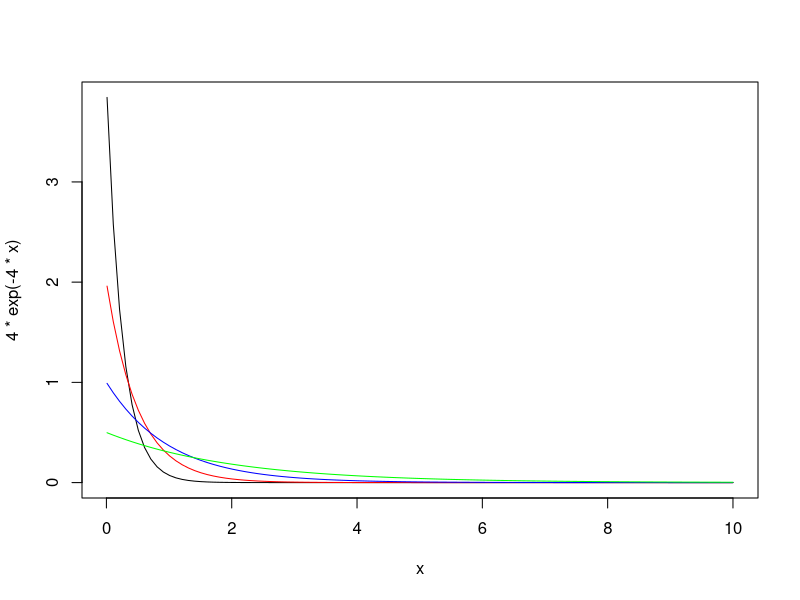

The R script that drew this image:
#Roger H Hayden III
#9/12/2021
#Statistical Methods and Data Analysis
#binomial,hypergeometric, and exponential distributions - Module 3

#Just to continue working with R, I would like you to complete four very simple tasks. 
#The first three are using expectation and the random number generation in R for the 
#binomial, hypergeometric, and exponential distributions. The third task is to plot 
#multiple densities on a graph to see how the parameter changes the density form for the exponential.

#1) Using the function rbinom in R, generate 1000 random deviates from a B(20,.4)
#distribution, compute the sample mean and compare with the theoretical expectation.

rbinom(20, 1000, 0.4)

#2) Using the function rhyper in R, generate 1000 random deviates from a hypergeometric
#distribution with 4 white balls, 8 black balls, and 3 balls drawn without replacement.
#Compute the sample mean and compare with the theoretical expectation.

rhyper(1000,4,8,3)
Sample_Mean<-sum(rhyper(1000,4,8,3))/1000
Sample_Mean
E_X <- (3*4)/(8+4)
E_X
Difference <- abs(E_X - Sample_Mean)
Difference

#3) Using the function rexp in R, generate 1000 random deviates from an exponential with
#lambda=3. Compute the sample mean and compare with the theoretical expectation,
#which is 1/lambda.

rexp(1000,rate = 3)
Sample_Mean2<-sum(rexp(1000,rate = 3))/1000
Sample_Mean2
E_X<- 1/3
Difference<-abs(E_X - Sample_Mean2)
Difference

#4) Using the curve function in R, generate different exponential densities:
#> curve(4*exp(-4*x),.01,10)
#> curve(2*exp(-2*x),.01,10,col="red",add=T)
#> curve(1*exp(-1*x),.01,10,col="blue",add=T)
#> curve(0.5*exp(-.5*x),.01,10,col="green",add=T)

curve(4*exp(-4*x),.01,10)
curve(2*exp(-2*x),.01,10,col="red",add=T)
curve(1*exp(-1*x),.01,10,col="blue",add=T)
curve(0.5*exp(-.5*x),.01,10,col="green",add=T)
